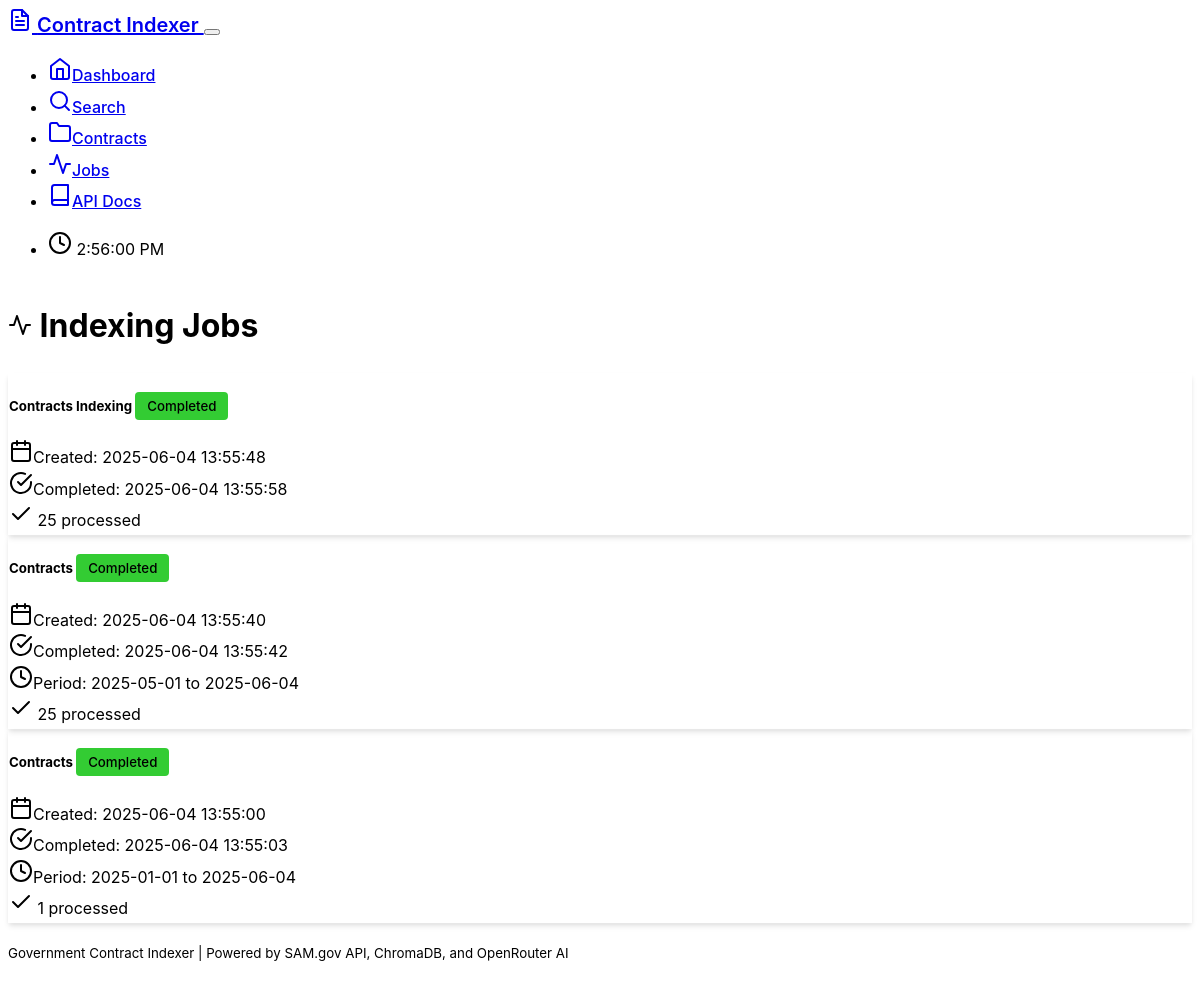
Page /jobs on the committed database.
### models.py (models this page shows, shortened)
class IndexingJob(db.Model):
    id = db.Column(db.Integer, primary_key=True)
    job_type = db.Column(db.String(50), nullable=False)  # 'contracts', 'documents'
    status = db.Column(db.String(20), default='pending')  # pending, running, completed, failed
    start_date = db.Column(db.DateTime)
    end_date = db.Column(db.DateTime)
    records_processed = db.Column(db.Integer, default=0)
    errors_count = db.Column(db.Integer, default=0)
    error_details = db.Column(Text)
    created_at = db.Column(db.DateTime, default=datetime.utcnow)
    completed_at = db.Column(db.DateTime)

### routes/web_routes.py (the view)
@web_bp.route('/jobs')
def jobs():
    try:
        page = request.args.get('page', 1, type=int)
        per_page = 20
        jobs = IndexingJob.query.order_by(IndexingJob.created_at.desc()).paginate(
            page=page, per_page=per_page, error_out=False
        )
        return render_template('jobs.html', jobs=jobs)
    except Exception as e:
        logger.error(f"Jobs listing failed: {str(e)}")
        flash(f'Error loading jobs: {str(e)}', 'error')
        return render_template('jobs.html', jobs=None)

### templates/jobs.html (shortened to what this page needs)
{% extends "base.html" %}
{% block content %}
<div class="row">
    <div class="col-12">
        <h1 class="mb-4">
            <i data-feather="activity" class="me-2"></i>
            Indexing Jobs
        </h1>
    </div>
</div>
<div class="row">
    <div class="col-12">
        {% if jobs and jobs.items %}
            {% for job in jobs.items %}
            <div class="card mb-3">
                <div class="card-body">
                    <div class="row align-items-center">
                        <div class="col-md-8">
                            <h5 class="card-title">
                                {{ job.job_type.replace('_', ' ').title() }}
                                {% if job.status == 'completed' %}
                                    <span class="badge bg-success ms-2">{{ job.status.title() }}</span>
                                {% elif job.status == 'failed' %}
                                    <span class="badge bg-danger ms-2">{{ job.status.title() }}</span>
                                {% elif job.status == 'running' %}
                                    <span class="badge bg-primary ms-2">{{ job.status.title() }}</span>
                                {% else %}
                                    <span class="badge bg-secondary ms-2">{{ job.status.title() }}</span>
                                {% endif %}
                            </h5>
                            <div class="text-muted small">
                                <div><i data-feather="calendar" class="me-1"></i>Created: {{ job.created_at.strftime('%Y-%m-%d %H:%M:%S') if job.created_at }}</div>
                                {% if job.completed_at %}
                                <div><i data-feather="check-circle" class="me-1"></i>Completed: {{ job.completed_at.strftime('%Y-%m-%d %H:%M:%S') }}</div>
                                {% endif %}
                                {% if job.start_date and job.end_date %}
                                <div><i data-feather="clock" class="me-1"></i>Period: {{ job.start_date.strftime('%Y-%m-%d') }} to {{ job.end_date.strftime('%Y-%m-%d') }}</div>
                                {% endif %}
                            </div>
                        </div>
                        <div class="col-md-4 text-end">
                            <div class="mb-2">
                                {% if job.records_processed %}
                                <div class="text-success">
                                    <i data-feather="check" class="me-1"></i>
                                    {{ job.records_processed }} processed
                                </div>
                                {% endif %}
                            </div>
                        </div>
                    </div>
                </div>
            </div>
            {% endfor %}
        {% endif %}
    </div>
</div>
{% endblock %}

### static/css/style.css (style rules this page uses)
:root { --bs-body-bg: hsl(215 28% 17%); --bs-body-color: hsl(210 40% 98%); --custom-accent: hsl(210 100% 70%); --custom-success: hsl(120 60% 50%); --custom-warning: hsl(45 100% 60%); --custom-danger: hsl(0 85% 60%); }
body { font-family: 'Inter', -apple-system, BlinkMacSystemFont, 'Segoe UI', system-ui, sans-serif; line-height: 1.6; min-height: 100vh; display: flex; flex-direction: column; }
.card { border: 1px solid rgba(255, 255, 255, 0.1); box-shadow: 0 4px 6px -1px rgba(0, 0, 0, 0.1), 0 2px 4px -1px rgba(0, 0, 0, 0.06); transition: all 0.2s ease; background: rgba(255, 255, 255, 0.02); }
.badge { font-weight: 500; padding: 0.375rem 0.75rem; border-radius: 4px; }
.badge.bg-success { background: var(--custom-success) !important; }

### rows in the picture
IndexingJob: job_type.replace "Contracts Indexing", status "Completed", created_at "2025-06-04 13:55:48", completed_at "2025-06-04 13:55:58", records_processed "25"
IndexingJob: job_type.replace "Contracts", status "Completed", created_at "2025-06-04 13:55:40", completed_at "2025-06-04 13:55:42", start_date "2025-05-01", end_date "2025-06-04", records_processed "25"
IndexingJob: job_type.replace "Contracts", status "Completed", created_at "2025-06-04 13:55:00", completed_at "2025-06-04 13:55:03", start_date "2025-01-01", end_date "2025-06-04", records_processed "1"
